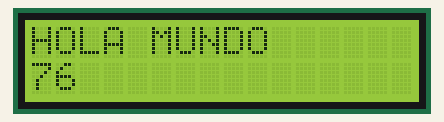
Simulated run of this sketch. Board: Arduino Uno, built with avr-gcc and run on an emulated ATmega328P. Shown: 16×2 character LCD.

Above: at 0.1 s.
At 4.2 s:
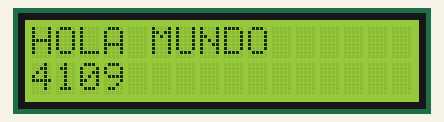
At 8.2 s:
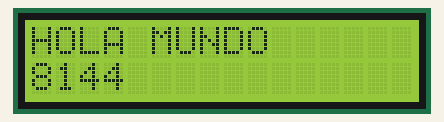
At 18.3 s:
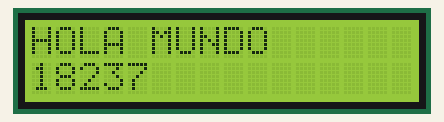
At 28.4 s:
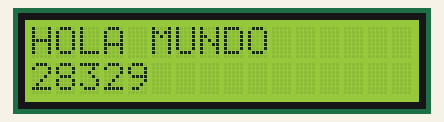
At 38.5 s:
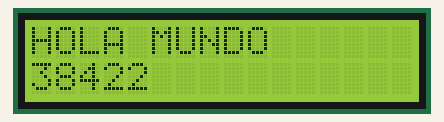

The sketch:

sketch_dec03c.ino
```cpp
#include <Wire.h> // For I2C
#include <LCD.h> // For LCD
#include <LiquidCrystal_I2C.h> // Added library*

//Set the pins on the I2C chip used for LCD connections
//ADDR,EN,R/W,RS,D4,D5,D6,D7

LiquidCrystal_I2C  lcd(0x27,2,1,0,4,5,6,7); // 0x27 is the default I2C bus address of the backpack-see article

void setup()
{
  // Set off  LCD module
  lcd.begin (16,2); // 16 x 2 LCD module
  lcd.setBacklightPin(3,POSITIVE); // BL,BL_POL
  lcd.setBacklight(HIGH);
}

void loop()
{
  lcd.home (); // Set cursor to 0,0
  lcd.print("HOLA MUNDO"); // Custom text
  lcd.setCursor (0,1);        // Go to home of 2nd line
  lcd.print(millis());
  delay(1000);  // Blinks of backlight
  lcd.setBacklight(HIGH);     // Backlight on
  delay(1000);
}
```

Measured:
- what the display in image 1 shows lasts 2.0 s, from 4.1 s to 6.1 s
